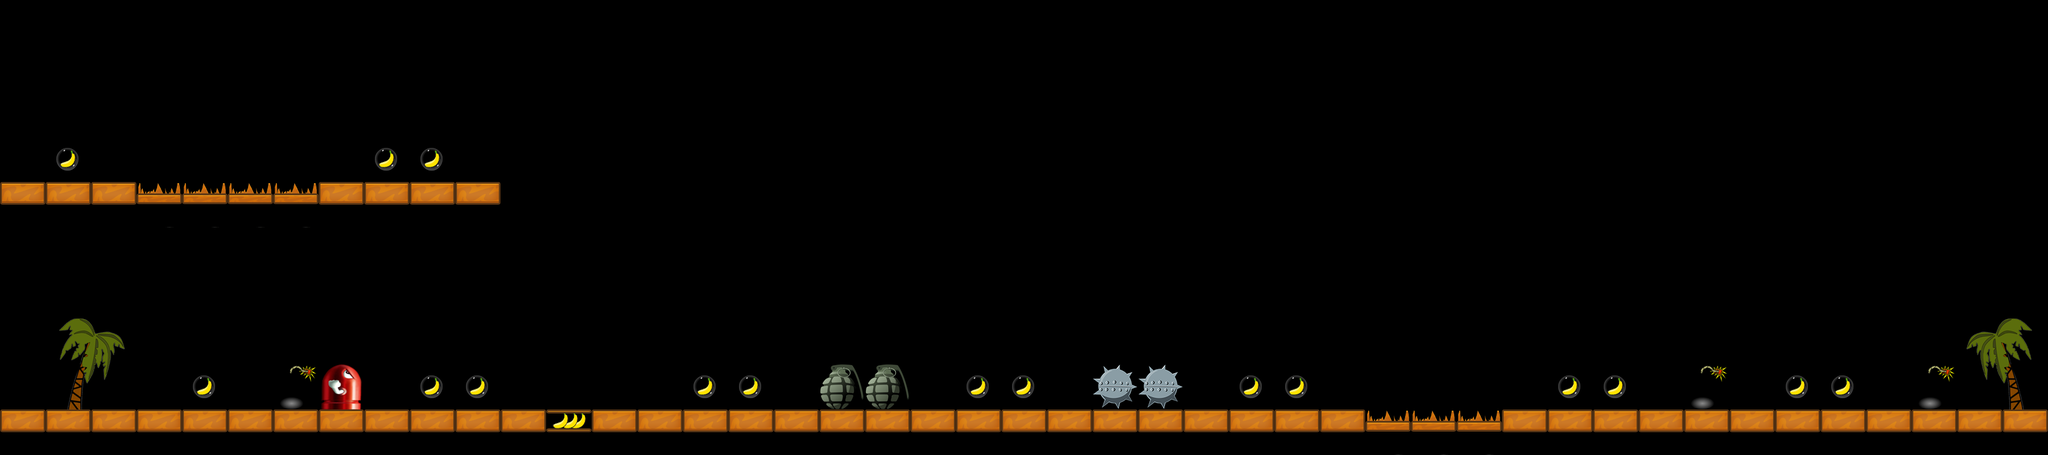

Tiled map render using the project's own tile images. Description and the map definition, with tile-layer contents summarised, below:
An orthogonal 45x10 tile map with 80x80 px tiles, 1 tile layer (Level).

<map version="1.0" orientation="orthogonal" renderorder="right-down" width="45" height="10" tilewidth="80" tileheight="80">
 <properties>
  <property name="StartDirection" value="0" />
 </properties>
 <tileset firstgid="1" name="Untitled" tilewidth="80" tileheight="80">
  <image source="tileset.png" width="640" height="320" />
 </tileset>
 <layer name="Level" width="45" height="10">
  <data>[450 cells, 89 non-empty, 17 distinct tile ids]</data>
 </layer>
</map>